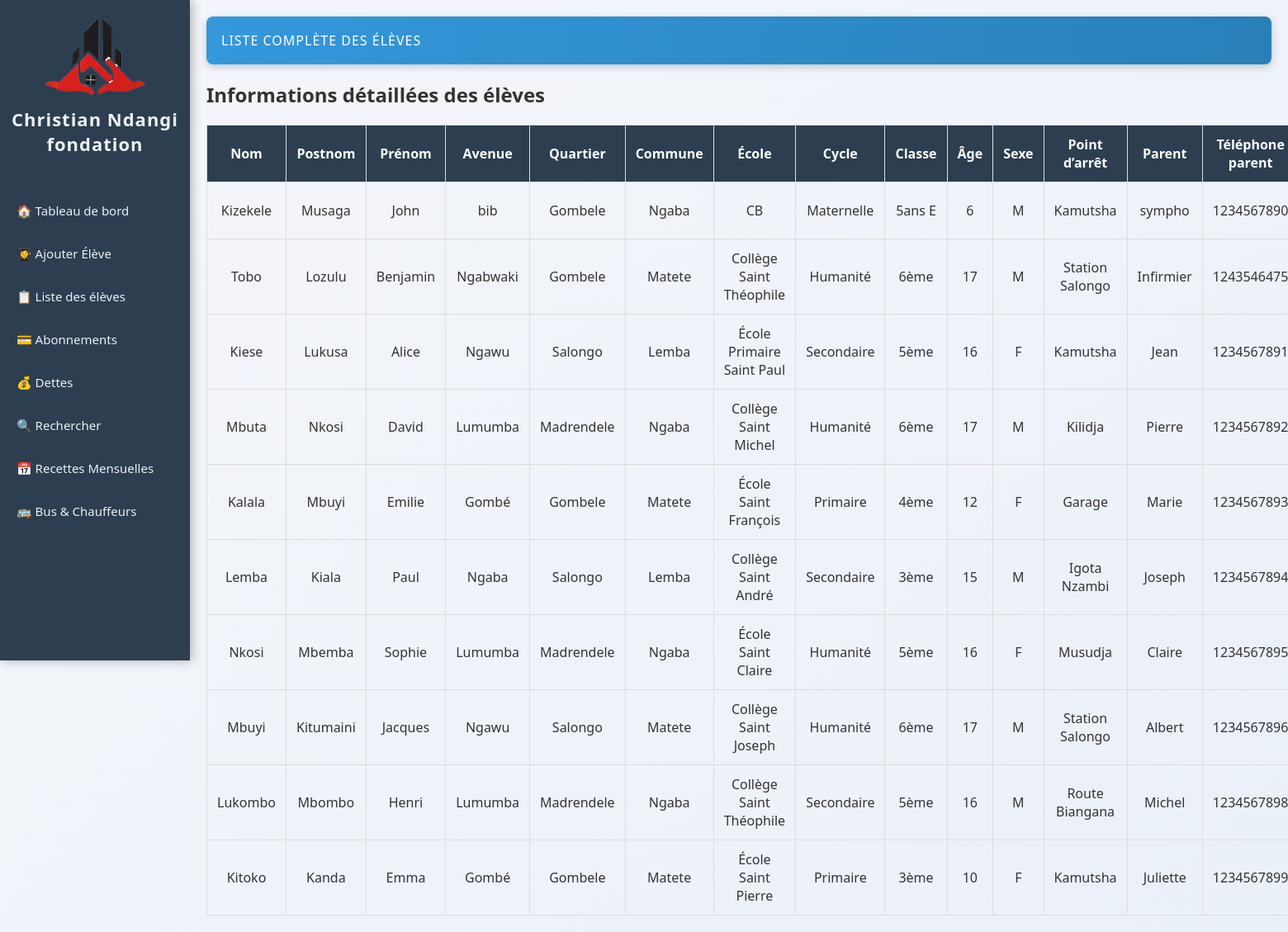
The app's page /.history/liste_eleves_20251112193234.php with its own data.
### tables this page shows
CREATE TABLE `eleves` (
  `id` int(11) NOT NULL AUTO_INCREMENT,
  `nom` varchar(50) NOT NULL,
  `postnom` varchar(50) DEFAULT NULL,
  `prenom` varchar(50) NOT NULL,
  `avenue` varchar(100) DEFAULT NULL,
  `quartier` enum('Salongo','Gombele','Madrendele') DEFAULT NULL,
  `commune` enum('Lemba','Matete','Ngaba') DEFAULT NULL,
  `ecole` varchar(100) DEFAULT NULL,
  `cycle` enum('Maternelle','Primaire','Secondaire','Humanité') DEFAULT NULL,
  `classe` varchar(50) DEFAULT NULL,
  `age` int(11) DEFAULT NULL,
  `sexe` enum('M','F') DEFAULT NULL,
  `point_arret` enum('Kamutsha','Kilidja','Garage','Igota Nzambi','Musudja','Station Salongo','Route ByPass','Route Biangana') DEFAULT NULL,
  `parent_nom` varchar(100) DEFAULT NULL,
  `parent_tel` varchar(10) DEFAULT NULL,
  `date_ajout` datetime DEFAULT current_timestamp(),
  PRIMARY KEY (`id`)
);

### .history/liste_eleves_20251112193234.php (the view, shortened to what this page needs)
<?php
require 'db/database.php';
$stmt = $pdo->query("
    SELECT id, nom, postnom, prenom, avenue, quartier, commune, ecole, cycle, classe, age, sexe, point_arret, parent_nom, parent_tel
    FROM eleves
    ORDER BY date_ajout DESC
");
$eleves = $stmt->fetchAll(PDO::FETCH_ASSOC);
?>
<!DOCTYPE html>
<html lang="fr">
<head>
    <link rel="stylesheet" href="css/style.css">
</head>
<body>
    <?php include 'sidebar.php'; ?>
    <div class="main-content">
        <header>Liste complète des élèves</header>
        <h2>Informations détaillées des élèves</h2>
        <table>
            <tr>
                <th>Nom</th>
                <th>Postnom</th>
                <th>Prénom</th>
                <th>Avenue</th>
                <th>Quartier</th>
                <th>Commune</th>
                <th>École</th>
                <th>Cycle</th>
                <th>Classe</th>
                <th>Âge</th>
                <th>Sexe</th>
                <th>Point d’arrêt</th>
                <th>Parent</th>
                <th>Téléphone parent</th>
            </tr>
            <?php if (!empty($eleves)): ?>
                <?php foreach($eleves as $e): ?>
                <tr>
                    <td><?= htmlspecialchars($e['nom']) ?></td>
                    <td><?= htmlspecialchars($e['postnom']) ?></td>
                    <td><?= htmlspecialchars($e['prenom']) ?></td>
                    <td><?= htmlspecialchars($e['avenue']) ?></td>
                    <td><?= htmlspecialchars($e['quartier']) ?></td>
                    <td><?= htmlspecialchars($e['commune']) ?></td>
                    <td><?= htmlspecialchars($e['ecole']) ?></td>
                    <td><?= htmlspecialchars($e['cycle']) ?></td>
                    <td><?= htmlspecialchars($e['classe']) ?></td>
                    <td><?= htmlspecialchars($e['age']) ?></td>
                    <td><?= htmlspecialchars($e['sexe']) ?></td>
                    <td><?= htmlspecialchars($e['point_arret']) ?></td>
                    <td><?= htmlspecialchars($e['parent_nom']) ?></td>
                    <td><?= htmlspecialchars($e['parent_tel']) ?></td>
                </tr>
                <?php endforeach; ?>
            <?php else: ?>
                <tr><td colspan="15">Aucun élève enregistré pour le moment.</td></tr>
            <?php endif; ?>
        </table>
    </div>
</body>
</html>

### css/style.css (style rules this page uses)
* { box-sizing: border-box; margin: 0; padding: 0; transition: all 0.3s ease-in-out; }
body { font-family: "Segoe UI", Arial, sans-serif; background: linear-gradient(135deg, #f5f6fa 0%, #eaf0f8 100%); display: flex; min-height: 100vh; color: #333; overflow-x: hidden; }
.main-content { margin-left: 230px; width: calc(100% - 230px); padding: 20px; animation: fadeIn 0.6s ease-in-out; }
header { background: linear-gradient(90deg, #3498db, #2980b9); color: white; padding: 18px; border-radius: 8px; margin-bottom: 20px; box-shadow: 0 3px 10px rgba(0,0,0,0.2); text-transform: uppercase; letter-spacing: 1px; }
table { width: 100%; border-collapse: collapse; margin-top: 20px; animation: fadeIn 0.6s ease; }
table, th, td { border: 1px solid #ddd; transition: all 0.3s ease; }
th, td { padding: 12px; text-align: center; transition: background 0.3s, transform 0.3s; }
th { background-color: #2c3e50; color: white; }

### records on screen
eleves: nom "Kizekele", postnom "Musaga", prenom "John", avenue "bib", quartier "Gombele", commune "Ngaba", ecole "CB", cycle "Maternelle", classe "5ans E", age "6", sexe "M", point_arret "Kamutsha", parent_nom "sympho", parent_tel "1234567890"
eleves: nom "Tobo", postnom "Lozulu", prenom "Benjamin", avenue "Ngabwaki", quartier "Gombele", commune "Matete", ecole "Collège Saint Théophile", cycle "Humanité", classe "6ème", age "17", sexe "M", point_arret "Station Salongo", parent_nom "Infirmier", parent_tel "1243546475"
eleves: nom "Kiese", postnom "Lukusa", prenom "Alice", avenue "Ngawu", quartier "Salongo", commune "Lemba", ecole "École Primaire Saint Paul", cycle "Secondaire", classe "5ème", age "16", sexe "F", point_arret "Kamutsha", parent_nom "Jean", parent_tel "1234567891"
eleves: nom "Mbuta", postnom "Nkosi", prenom "David", avenue "Lumumba", quartier "Madrendele", commune "Ngaba", ecole "Collège Saint Michel", cycle "Humanité", classe "6ème", age "17", sexe "M", point_arret "Kilidja", parent_nom "Pierre", parent_tel "1234567892"
eleves: nom "Kalala", postnom "Mbuyi", prenom "Emilie", avenue "Gombé", quartier "Gombele", commune "Matete", ecole "École Saint François", cycle "Primaire", classe "4ème", age "12", sexe "F", point_arret "Garage", parent_nom "Marie", parent_tel "1234567893"
eleves: nom "Lemba", postnom "Kiala", prenom "Paul", avenue "Ngaba", quartier "Salongo", commune "Lemba", ecole "Collège Saint André", cycle "Secondaire", classe "3ème", age "15", sexe "M", point_arret "Igota Nzambi", parent_nom "Joseph", parent_tel "1234567894"
eleves: nom "Nkosi", postnom "Mbemba", prenom "Sophie", avenue "Lumumba", quartier "Madrendele", commune "Ngaba", ecole "École Saint Claire", cycle "Humanité", classe "5ème", age "16", sexe "F", point_arret "Musudja", parent_nom "Claire", parent_tel "1234567895"
eleves: nom "Mbuyi", postnom "Kitumaini", prenom "Jacques", avenue "Ngawu", quartier "Salongo", commune "Matete", ecole "Collège Saint Joseph", cycle "Humanité", classe "6ème", age "17", sexe "M", point_arret "Station Salongo", parent_nom "Albert", parent_tel "1234567896"
eleves: nom "Lukombo", postnom "Mbombo", prenom "Henri", avenue "Lumumba", quartier "Madrendele", commune "Ngaba", ecole "Collège Saint Théophile", cycle "Secondaire", classe "5ème", age "16", sexe "M", point_arret "Route Biangana", parent_nom "Michel", parent_tel "1234567898"
eleves: nom "Kitoko", postnom "Kanda", prenom "Emma", avenue "Gombé", quartier "Gombele", commune "Matete", ecole "École Saint Pierre", cycle "Primaire", classe "3ème", age "10", sexe "F", point_arret "Kamutsha", parent_nom "Juliette", parent_tel "1234567899"
